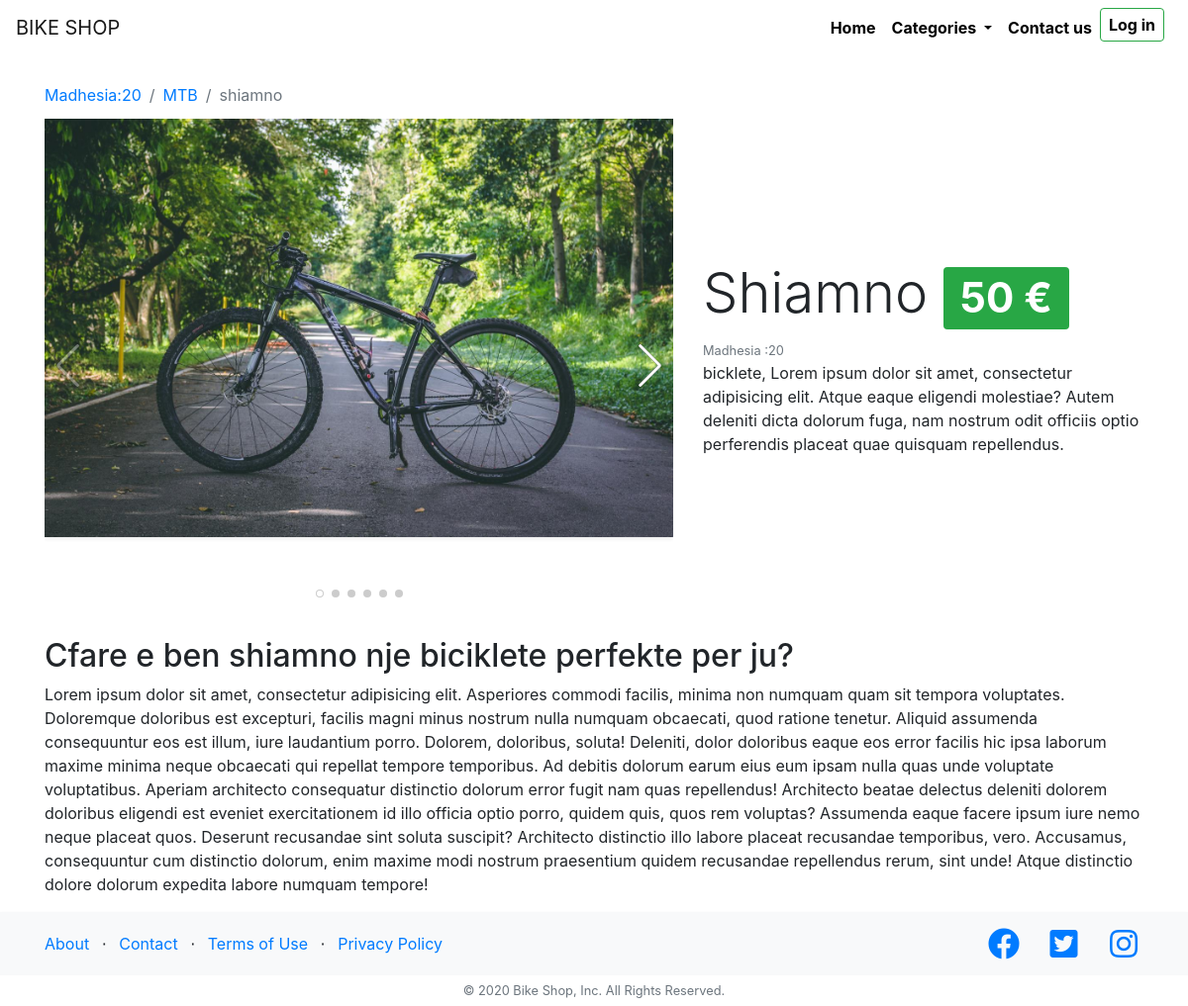
The app's page /bike/shiamno with its own data.
### shop/models.py (models this page shows, shortened)
class Bikes(models.Model):
    name = models.CharField(max_length=35, default="Shimano")
    size = models.CharField(max_length=2, default=26)
    color = models.CharField(max_length=10, default="Blu")
    description = models.TextField(default="bicklete")
    full_description = RichTextField(blank=True, null=True)
    price = models.CharField(max_length=5, default=0)
    image = models.ImageField(default="defalut.png")
    age_category = models.CharField(default=16, max_length=15)
    bike_categories = models.CharField(default="BMX", max_length=50)
    class Meta:
        verbose_name_plural = 'Bikes'

### shop/views.py (the view)
# urls.py: path('bike/<name>', views.details, name='details'),
def details(request, name):
    selected_bike = Bikes.objects.get(name=name)
    show_bike = {'bike': selected_bike}
    return render(request, 'shop/details.html', show_bike)

### shop/templates/shop/details.html (shortened to what this page needs)
{% extends 'shop/layout.html' %}
{% load static %}
{% block extrahead  %}
    <link rel="stylesheet" href="{% static 'shop/fix_navbar.css' %}">
    <link rel="stylesheet" href="{% static 'shop/libraries/swiper/swiper-bundle.min.css' %}">
{% endblock %}
{% block content %}
<div class="container mt-5 pt-4">
    <div class="row align-items-center">
        <div class="col-md-12">
            <nav aria-label="breadcrumb">
              <ol class="breadcrumb bg-transparent pl-0 mb-0">
                <li class="breadcrumb-item"><a href="/search?size={{ bike.size }}">Madhesia:{{bike.size}}</a></li>
                <li class="breadcrumb-item"><a href="/category/{{ bike.bike_categories }}">{{ bike.bike_categories }}</a></li>
                <li class="breadcrumb-item active" aria-current="page">{{ bike.name }}</li>
              </ol>
            </nav>
        </div>
        <div class="col-md-5 order-md-2">
            <h1 class="display-4 text-capitalize">{{bike.name}} <span class="badge badge-success">{{bike.price}} &euro;</span></h1>
            <small class="text-muted">Madhesia :{{bike.size}}</small>
            <p>
                {{bike.description}},
                Lorem ipsum dolor sit amet, consectetur adipisicing elit. Atque eaque eligendi molestiae? Autem deleniti dicta dolorum fuga, nam nostrum odit officiis optio perferendis placeat quae quisquam repellendus.
            </p>
        </div>
        <div class="col-md-7 order-md-1">
            <div class="swiper-container">
              <div class="swiper-wrapper">
                <div class="swiper-slide">
                  <img src="{{bike.image.url}}" class="shadow-sm bike-img swiper-lazy" alt="{{bike.name}}">
                </div>
              </div>
              <div class="swiper-pagination swiper-pagination-white"></div>
              <div class="swiper-button-next swiper-button-white"></div>
            </div>
        </div>
    </div>
    <div class="row mt-4">
        <div class="col-md-12">
            <div class="full-description">
                {{ bike.full_description | safe}}
            </div>
        </div>
    </div>
</div>
{% endblock %}

### shop/static/shop/home.css (style rules this page uses)
html { position: relative; min-height: 100%; }
body { margin-bottom: 95px; }

### shop/static/shop/fix_navbar.css (style rules this page uses)
.bike-img { width: 100%; max-width: 800px; height: auto; }

### shop/templates/shop/details.html (style rules this page uses)
.swiper-slide { text-align: center; font-size: 18px; }
.swiper-button-white { text-shadow: 0 0 #000000; }
.swiper-slide { min-height: 500px; }

### records on screen
Bikes: size "20", bike_categories "MTB", name "shiamno", name "Shiamno", price "50", description "bicklete", image (picture), full_description "Cfare e ben shiamno nje biciklete perfekte per ju? Lorem ipsum dolor sit amet, consectetur adipisicing elit. Asperiores commodi facilis, minima non numquam quam sit tempora voluptates. Doloremque doloribus est excepturi, facilis magni minus nostrum nulla numquam obcaecati, quod ratione tenetur. Aliquid assumenda consequuntur eos est illum, iure laudantium porro. Dolorem, doloribus, soluta! Deleniti, dolor doloribus eaque eos error facilis hic ipsa laborum maxime minima neque obcaecati qui repellat tempore temporibus. Ad debitis dolorum earum eius eum ipsam nulla quas unde voluptate voluptatibus. Aperiam architecto consequatur distinctio dolorum error fugit nam quas repellendus! Architecto…"
